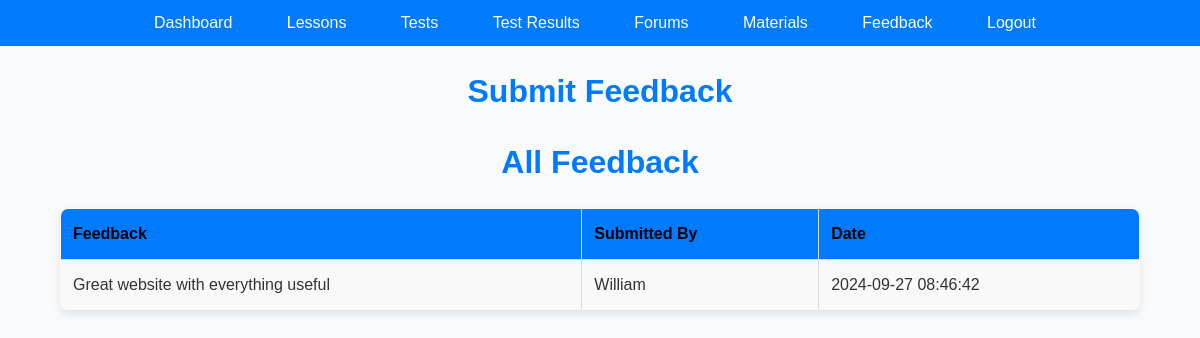
Screenshot of /driving_lessons_system_final/feedback.php (signed in) with the database file from the repository.
### tables this page shows
CREATE TABLE IF NOT EXISTS `feedback` (
  `feedback_id` int NOT NULL AUTO_INCREMENT,
  `user_id` int DEFAULT NULL,
  `feedback_text` text,
  `feedback_date` timestamp NULL DEFAULT CURRENT_TIMESTAMP,
  PRIMARY KEY (`feedback_id`),
  KEY `user_id` (`user_id`)
);

CREATE TABLE IF NOT EXISTS `users` (
  `user_id` int NOT NULL AUTO_INCREMENT,
  `username` varchar(50) NOT NULL,
  `password` varchar(255) NOT NULL,
  `full_name` varchar(100) DEFAULT NULL,
  `email` varchar(100) DEFAULT NULL,
  `role_id` int DEFAULT NULL,
  `created_at` timestamp NULL DEFAULT CURRENT_TIMESTAMP,
  `status` enum('pending','approved','rejected') DEFAULT 'pending',
  `driving_license_number` varchar(50) DEFAULT NULL,
  PRIMARY KEY (`user_id`),
  UNIQUE KEY `username` (`username`),
  UNIQUE KEY `email` (`email`),
  KEY `role_id` (`role_id`)
);

### driving_lessons_system_final/feedback.php (the view, shortened to what this page needs)
<?php
include('config.php');
$role_id = $_SESSION['role_id'];
if ($role_id == 1) {
    $sql = "SELECT feedback_text, feedback_date, users.username FROM feedback JOIN users ON feedback.user_id = users.user_id ORDER BY feedback.feedback_date DESC";
} else {
    $sql = "SELECT feedback_text, feedback_date, users.username FROM feedback JOIN users ON feedback.user_id = users.user_id WHERE feedback.user_id = ? ORDER BY feedback.feedback_date DESC";
}
if ($stmt = $conn->prepare($sql)) {
    $stmt->execute();
    $result = $stmt->get_result();
} else {
    $result = false;
    echo "Error: Could not prepare the query.";
}
?>
<!DOCTYPE html>
<html>
<head>
    <link rel="stylesheet" href="style.css">
</head>
<body>
<nav>
<ul>
<li><a href="dashboard.php">Dashboard</a></li>
            <?php if ($role_id != 3):?>
                <li><a href="schedule_lesson.php">Lessons</a></li>
            <?php endif; ?>
            <?php if ($role_id != 3):?>
            <li><a href="schedule_test.php">Tests</a></li>
            <li><a href="test_results.php">Test Results</a></li>
            <?php endif; ?>
            <li><a href="forum.php">Forums</a></li>
            <li><a href="upload_materials.php">Materials</a></li>
            <li><a href="feedback.php">Feedback</a></li>
            <li><a href="logout.php">Logout</a></li>
        </ul>
</nav>
<h1>Submit Feedback</h1>
<h1>All Feedback</h1>
<table border="1">
    <tr>
        <th>Feedback</th>
        <th>Submitted By</th>
        <th>Date</th>
    </tr>
    <?php
    if ($result && $result->num_rows > 0) {
        while($row = $result->fetch_assoc()) {
            echo "<tr>
                    <td>{$row['feedback_text']}</td>
                    <td>{$row['username']}</td>
                    <td>{$row['feedback_date']}</td>
                  </tr>";
        }
    } else {
        echo "<tr><td colspan='3'>No feedback found.</td></tr>";
    }
    ?>
</table>
</body>
</html>

### driving_lessons_system_final/style.css (style rules this page uses)
* { margin: 0; padding: 0; box-sizing: border-box; }
body { font-family: 'Arial', sans-serif; line-height: 1.6; background-color: #f9fafc; color: #333; margin: 0; padding: 0; }
h1, h2, h3 { text-align: center; margin-bottom: 20px; color: #007bff; font-weight: bold; }
nav ul { list-style-type: none; padding: 0; text-align: center; background-color: #007bff; margin-bottom: 20px; }
nav ul li { display: inline-block; margin-right: 10px; }
nav ul li a { text-decoration: none; color: #fff; padding: 10px 20px; display: block; border-radius: 4px; transition: background-color 0.3s ease, transform 0.3s ease; }
table { width: 90%; border-collapse: collapse; margin: 20px auto; border-radius: 8px; overflow: hidden; box-shadow: 0 4px 8px rgba(0,0,0,0.1); }
table th, table td { border: 1px solid #ddd; padding: 12px; text-align: left; transition: background-color 0.3s ease; }
table th { background-color: #007bff; color:black; font-weight: bold; }
table tr:nth-child(even) { background-color: #f9f9f9; }

### rows the page displays
feedback: feedback_text "Great website with everything useful", user.username "William", feedback_date "2024-09-27 08:46:42"
